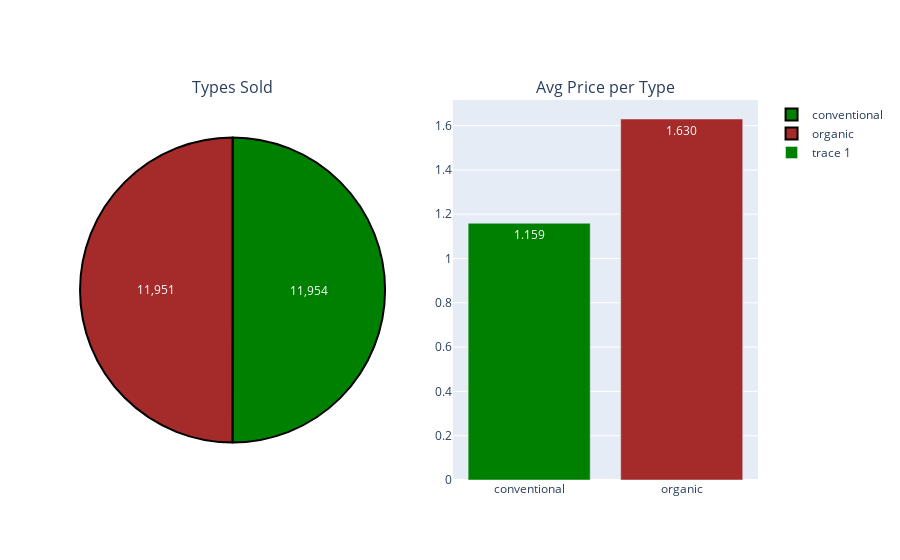

Notebook source saved alongside this figure:
### Code cell
#Info about 'type'... average price for each type, total volume sold of each type and total sold of each type.
colors=['green','brown']
types=df.groupby(['type'])['average_price'].mean().index
val=df['type'].value_counts().values
from plotly.subplots import make_subplots
fig = make_subplots(1, 2, specs=[[{'type':'domain'}, {'type':'bar'}]], subplot_titles=['Types Sold', 'Avg Price per Type'])
fig.add_traces([go.Pie(labels=types,values=val,textinfo='value',marker=dict(colors=colors,line=dict(color='#000000', width=2)))],1,1)

fig.add_traces([go.Bar(x=types,y=df.groupby(['type'])['average_price'].mean().values,marker_color=colors,textposition='auto',
                      texttemplate='%{text:.3f}',text=df.groupby(['type'])['average_price'].mean().values)],1,2)

### Figure 1 — Plotly figure (JSON) as saved in the notebook; plotly's stock layout.template omitted (floating-point values rounded to 4 significant figures)
{"data": [{"domain": {"x": [0, 0.45], "y": [0, 1]}, "labels": ["conventional", "organic"], "marker": {"colors": ["green", "brown"], "line": {"color": "#000000", "width": 2}}, "textinfo": "value", "type": "pie", "values": [11954, 11951]}, {"marker": {"color": ["green", "brown"]}, "text": [1.159, 1.63], "textposition": "auto", "texttemplate": "%{text:.3f}", "type": "bar", "x": ["conventional", "organic"], "xaxis": "x", "y": [1.159, 1.63], "yaxis": "y"}], "layout": {"annotations": [{"font": {"size": 16}, "showarrow": false, "text": "Types Sold", "x": 0.225, "xanchor": "center", "xref": "paper", "y": 1, "yanchor": "bottom", "yref": "paper"}, {"font": {"size": 16}, "showarrow": false, "text": "Avg Price per Type", "x": 0.775, "xanchor": "center", "xref": "paper", "y": 1, "yanchor": "bottom", "yref": "paper"}], "xaxis": {"anchor": "y", "domain": [0.55, 1]}, "yaxis": {"anchor": "x", "domain": [0, 1]}}}
